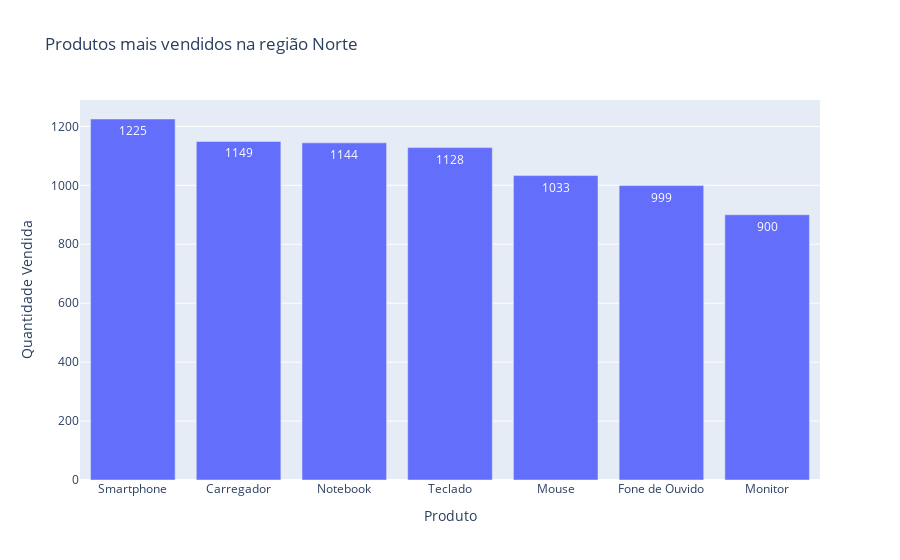
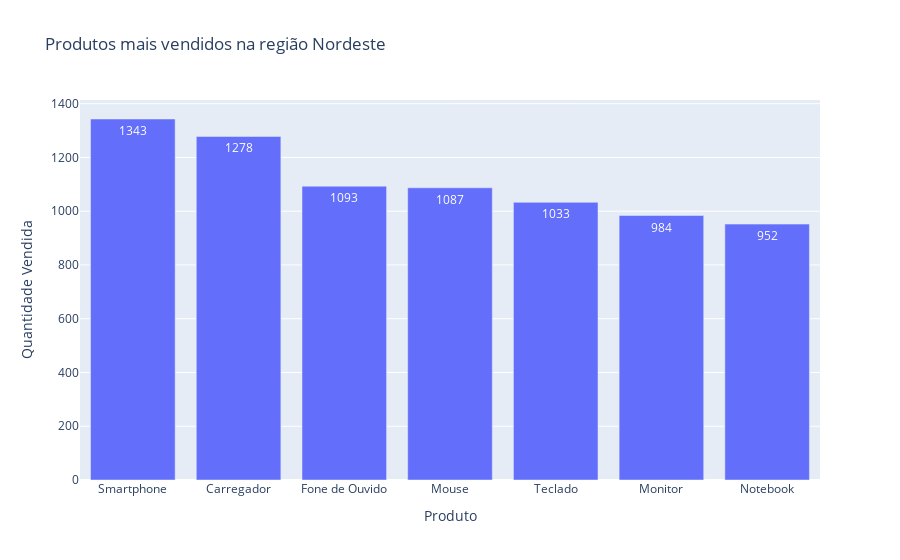
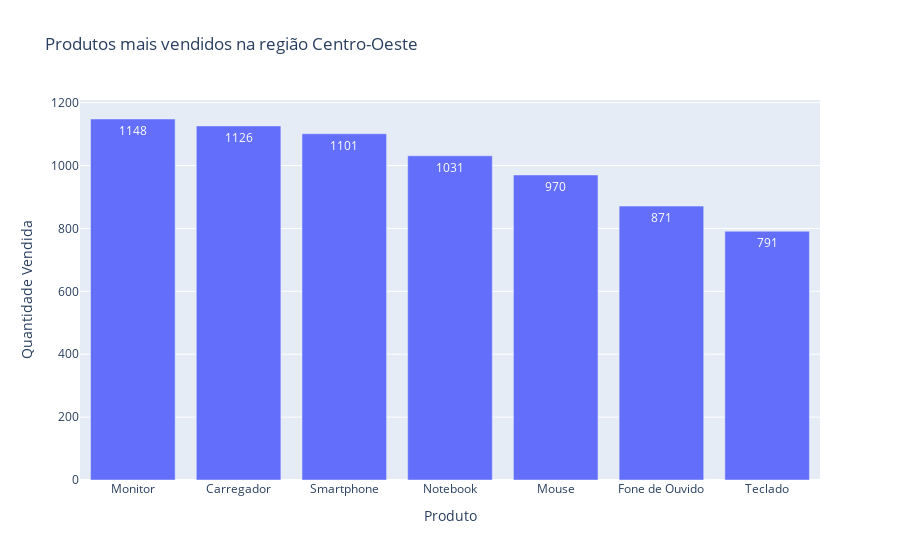
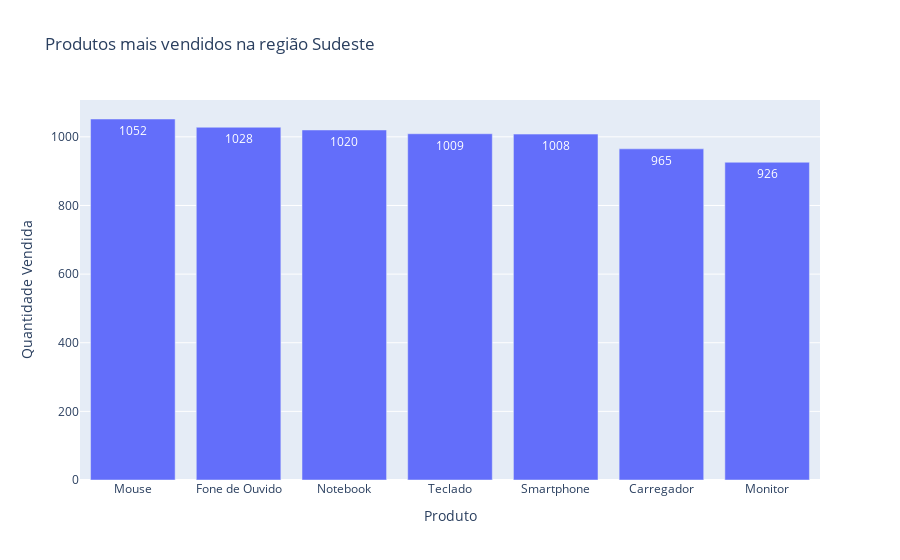

The cell these charts' notebook holds for them, in order:
### Code cell
# Produtos mais vendidos por região

regioes = tabela['Região'].unique()
# print(regioes)

for regiao in regioes:
    display(f"Região: {regiao}")
    
    # Filtrar os dados pela região atual
    dados_filtrados = tabela[tabela["Região"] == regiao]
    
    # Agrupar por produto e calcular a soma de Quantidade e Lucro Bruto
    resultado = dados_filtrados.groupby("Produto").agg(
        Quantidade_Vendida=("Quantidade", "sum"),
        Lucro_Bruto=("Lucro Bruto", "sum")
    ).reset_index()
    
    resultado_ordenado = resultado.sort_values(by="Quantidade_Vendida", ascending=False)

    # Exibir o resultado para a região atual
    # display(resultado_ordenado)
    display("\n" + "="*40 + "\n")
    fig = px.bar(
        resultado_ordenado,
        x="Produto",
        y="Quantidade_Vendida",
        title=f"Produtos mais vendidos na região {regiao}",
        labels={"Produto": "Produto", "Quantidade_Vendida": "Quantidade Vendida"},
        text_auto=True
    )
    fig.update_layout(xaxis={'categoryorder': 'total descending'}, bargap=0.2)
    fig.show()

### Figure 1 — Plotly figure (JSON) as saved in the notebook; plotly's stock layout.template omitted (floating-point values rounded to 4 significant figures)
{"data": [{"alignmentgroup": "True", "hovertemplate": "Produto=%{x}<br>Quantidade Vendida=%{y}<extra></extra>", "legendgroup": "", "marker": {"color": "#636efa", "pattern": {"shape": ""}}, "name": "", "offsetgroup": "", "orientation": "v", "showlegend": false, "textposition": "auto", "texttemplate": "%{y}", "type": "bar", "x": ["Smartphone", "Carregador", "Notebook", "Teclado", "Mouse", "Fone de Ouvido", "Monitor"], "xaxis": "x", "y": [1225, 1149, 1144, 1128, 1033, 999, 900], "yaxis": "y"}], "layout": {"bargap": 0.2, "barmode": "relative", "legend": {"tracegroupgap": 0}, "title": {"text": "Produtos mais vendidos na região Norte"}, "xaxis": {"anchor": "y", "categoryorder": "total descending", "domain": [0, 1], "title": {"text": "Produto"}}, "yaxis": {"anchor": "x", "domain": [0, 1], "title": {"text": "Quantidade Vendida"}}}}

### Figure 2 — Plotly figure (JSON) as saved in the notebook; plotly's stock layout.template omitted (floating-point values rounded to 4 significant figures)
{"data": [{"alignmentgroup": "True", "hovertemplate": "Produto=%{x}<br>Quantidade Vendida=%{y}<extra></extra>", "legendgroup": "", "marker": {"color": "#636efa", "pattern": {"shape": ""}}, "name": "", "offsetgroup": "", "orientation": "v", "showlegend": false, "textposition": "auto", "texttemplate": "%{y}", "type": "bar", "x": ["Smartphone", "Carregador", "Fone de Ouvido", "Mouse", "Teclado", "Monitor", "Notebook"], "xaxis": "x", "y": [1343, 1278, 1093, 1087, 1033, 984, 952], "yaxis": "y"}], "layout": {"bargap": 0.2, "barmode": "relative", "legend": {"tracegroupgap": 0}, "title": {"text": "Produtos mais vendidos na região Nordeste"}, "xaxis": {"anchor": "y", "categoryorder": "total descending", "domain": [0, 1], "title": {"text": "Produto"}}, "yaxis": {"anchor": "x", "domain": [0, 1], "title": {"text": "Quantidade Vendida"}}}}

### Figure 3 — Plotly figure (JSON) as saved in the notebook; plotly's stock layout.template omitted (floating-point values rounded to 4 significant figures)
{"data": [{"alignmentgroup": "True", "hovertemplate": "Produto=%{x}<br>Quantidade Vendida=%{y}<extra></extra>", "legendgroup": "", "marker": {"color": "#636efa", "pattern": {"shape": ""}}, "name": "", "offsetgroup": "", "orientation": "v", "showlegend": false, "textposition": "auto", "texttemplate": "%{y}", "type": "bar", "x": ["Monitor", "Carregador", "Smartphone", "Notebook", "Mouse", "Fone de Ouvido", "Teclado"], "xaxis": "x", "y": [1148, 1126, 1101, 1031, 970, 871, 791], "yaxis": "y"}], "layout": {"bargap": 0.2, "barmode": "relative", "legend": {"tracegroupgap": 0}, "title": {"text": "Produtos mais vendidos na região Centro-Oeste"}, "xaxis": {"anchor": "y", "categoryorder": "total descending", "domain": [0, 1], "title": {"text": "Produto"}}, "yaxis": {"anchor": "x", "domain": [0, 1], "title": {"text": "Quantidade Vendida"}}}}

### Figure 4 — Plotly figure (JSON) as saved in the notebook; plotly's stock layout.template omitted (floating-point values rounded to 4 significant figures)
{"data": [{"alignmentgroup": "True", "hovertemplate": "Produto=%{x}<br>Quantidade Vendida=%{y}<extra></extra>", "legendgroup": "", "marker": {"color": "#636efa", "pattern": {"shape": ""}}, "name": "", "offsetgroup": "", "orientation": "v", "showlegend": false, "textposition": "auto", "texttemplate": "%{y}", "type": "bar", "x": ["Mouse", "Fone de Ouvido", "Notebook", "Teclado", "Smartphone", "Carregador", "Monitor"], "xaxis": "x", "y": [1052, 1028, 1020, 1009, 1008, 965, 926], "yaxis": "y"}], "layout": {"bargap": 0.2, "barmode": "relative", "legend": {"tracegroupgap": 0}, "title": {"text": "Produtos mais vendidos na região Sudeste"}, "xaxis": {"anchor": "y", "categoryorder": "total descending", "domain": [0, 1], "title": {"text": "Produto"}}, "yaxis": {"anchor": "x", "domain": [0, 1], "title": {"text": "Quantidade Vendida"}}}}
